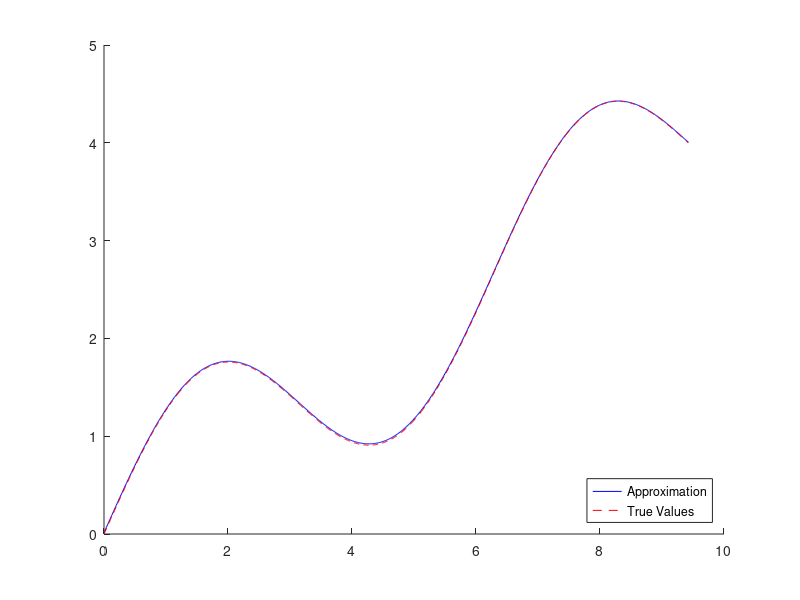
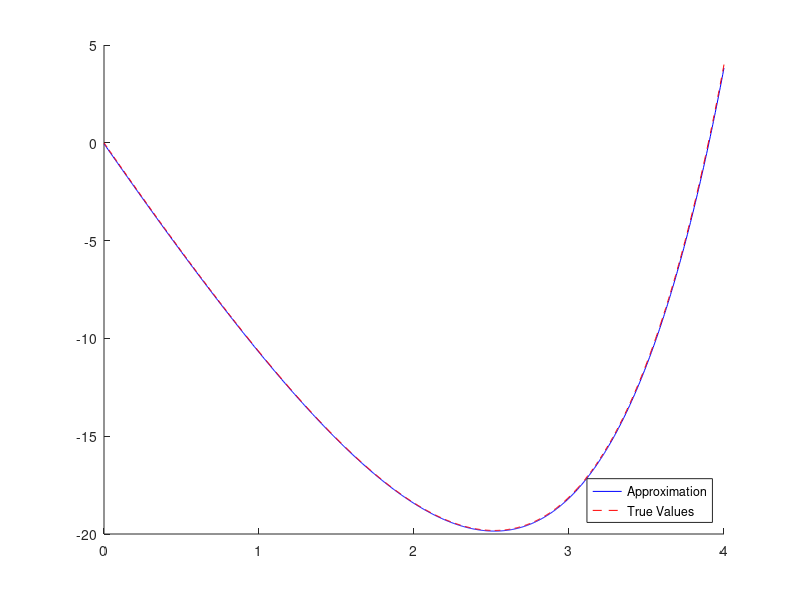

MATLAB code for these plots, in order:
% Set boundary values & step size

clear all
clc
a = 0;
alpha = 0;
b = 3*pi;
beta = 4;

m = 999; % set number of points in f(x)
h = b/(m+1); % set step size

% Create sparse matrix for centered approximation

e = ones(m,1);
A = spdiags([e -2*e e], [-1 0 1], m, m)/h^2;
% Simulate discrete values for f(x) = -sin(x)

x = linspace(a,b,m);
F = -1*sin(x);
F(1) = F(1) - alpha/h^2; % adjust initial value
F(end) = F(end) - beta/h^2; % adjust final value
% Solve system for U

U = A\F';
% Plot U compared to true values

hold on
plot(x,U,'b')

u = sin(x)+x*beta/b;
plot(x,u,'--r')
legend('Approximation', 'True Values','Location','Southeast')

%%
% Set boundary values & step size

clear all
clc
a = 0;
alpha = 0;
b = 4;
beta = 4;

m = 999; % set number of points in f(x)
h = b/(m+1); % set step size
% Create sparse matrix for centered approximation

e = ones(m,1);
A = spdiags([e -2*e e], [-1 0 1], m, m)/h^2;
% Simulate discrete values for f(x) = exp(x)

x = linspace(a,b,m);
F = exp(x);
F(1) = F(1) - alpha/h^2; % adjust initial value
F(end) = F(end) - beta/h^2; % adjust final value
% Solve system for U

U = A\F';

% Plot U compared to true values

figure
hold on
plot(x,U,'b')

u = exp(x)+((5-exp(4))/4)*x-1;
plot(x,u,'--r')
legend('Approximation', 'True Values','Location','Southeast')